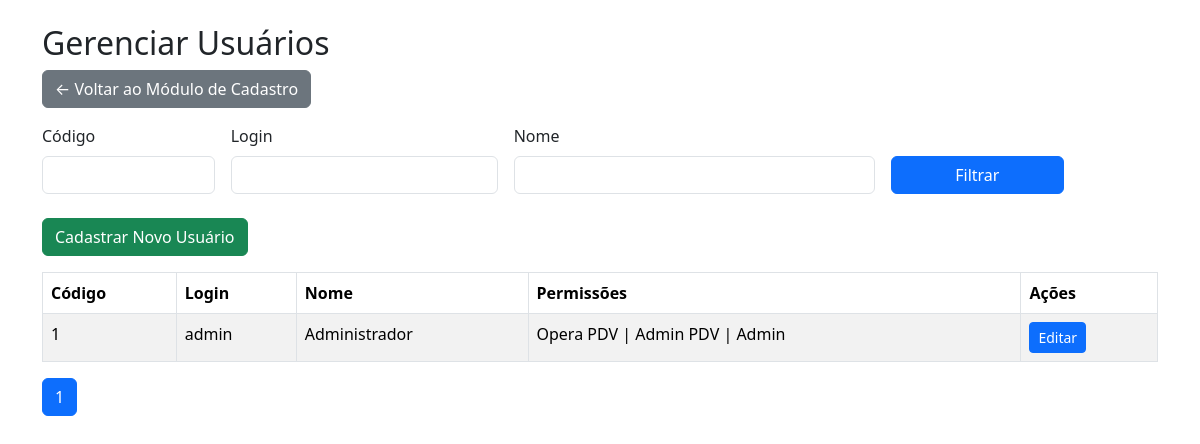
The app's page /modules/cadastro/usuarios/index.php (signed in) with its own data.
### tables this page shows
CREATE TABLE `usuario` (
  `codigo` int(11) NOT NULL,
  `login` varchar(50) NOT NULL,
  `senha` varchar(255) NOT NULL,
  `nome` varchar(100) NOT NULL,
  `opera_pdv` tinyint(1) DEFAULT 0,
  `admin_pdv` tinyint(1) DEFAULT 0,
  `admin` tinyint(1) DEFAULT 0
);

### public/modules/cadastro/usuarios/index.php (the view, shortened to what this page needs)
<?php
include __DIR__ . "/../../../config/db.php";
$filtroCodigo = $_GET['codigo'] ?? '';
$filtroLogin = $_GET['login'] ?? '';
$filtroNome = $_GET['nome'] ?? '';
$pagina = isset($_GET['pagina']) ? (int)$_GET['pagina'] : 1;
$limite = 20;
$offset = ($pagina - 1) * $limite;
$sqlBase = "FROM usuario u WHERE 1=1";
$params = [];
$stmt = $pdo->prepare("SELECT COUNT(*) ".$sqlBase);
$stmt->execute($params);
$totalRegistros = $stmt->fetchColumn();
$totalPaginas = ceil($totalRegistros / $limite);
$sql = "SELECT u.* ".$sqlBase." ORDER BY u.nome LIMIT :limite OFFSET :offset";
$stmt = $pdo->prepare($sql);
$stmt->bindValue(':limite', $limite, PDO::PARAM_INT);
$stmt->bindValue(':offset', $offset, PDO::PARAM_INT);
$stmt->execute();
$usuarios = $stmt->fetchAll(PDO::FETCH_ASSOC);
?>
<!DOCTYPE html>
<html lang="pt-br">
<head>
    <link href="/bootstrap-5.1.3-dist/css/bootstrap.min.css" rel="stylesheet">
</head>
<body>
<div class="container mt-4">
    <h2>Gerenciar Usuários</h2>
    <a href="../index.php" class="btn btn-secondary mb-3">← Voltar ao Módulo de Cadastro</a>
    <form method="GET" class="row g-3 mb-4">
        <div class="col-md-2">
            <label class="form-label">Código</label>
            <input type="text" name="codigo" value="<?= htmlspecialchars($filtroCodigo) ?>" class="form-control">
        </div>
        <div class="col-md-3">
            <label class="form-label">Login</label>
            <input type="text" name="login" value="<?= htmlspecialchars($filtroLogin) ?>" class="form-control">
        </div>
        <div class="col-md-4">
            <label class="form-label">Nome</label>
            <input type="text" name="nome" value="<?= htmlspecialchars($filtroNome) ?>" class="form-control">
        </div>
        <div class="col-md-2 d-flex align-items-end">
            <button type="submit" class="btn btn-primary w-100">Filtrar</button>
        </div>
    </form>
    <button class="btn btn-success mb-3" data-bs-toggle="modal" data-bs-target="#modalAdd">Cadastrar Novo Usuário</button>
    <table class="table table-bordered table-striped">
        <thead>
            <tr>
                <th>Código</th>
                <th>Login</th>
                <th>Nome</th>
                <th>Permissões</th>
                <th>Ações</th>
            </tr>
        </thead>
        <tbody>
            <?php if ($usuarios): ?>
                <?php foreach ($usuarios as $u): ?>
                <tr>
                    <td><?= $u['codigo'] ?></td>
                    <td><?= $u['login'] ?></td>
                    <td><?= $u['nome'] ?></td>
                    <td>
                        <?= $u['opera_pdv'] ? 'Opera PDV | ' : '' ?>
                        <?= $u['admin_pdv'] ? 'Admin PDV | ' : '' ?>
                        <?= $u['admin'] ? 'Admin' : '' ?>
                    </td>
                    <td>
                        <button class="btn btn-sm btn-primary" data-bs-toggle="modal" data-bs-target="#modalEdit" data-id="<?= $u['codigo'] ?>">Editar</button>
                    </td>
                </tr>
                <?php endforeach; ?>
            <?php else: ?>
                <tr><td colspan="5" class="text-center">Nenhum usuário encontrado.</td></tr>
            <?php endif; ?>
        </tbody>
    </table>
    <nav>
        <ul class="pagination">
            <?php for ($i=1; $i <= $totalPaginas; $i++): ?>
                <li class="page-item <?= $i == $pagina ? 'active' : '' ?>">
                    <a class="page-link" href="?<?= http_build_query(array_merge($_GET, ['pagina'=>$i])) ?>"><?= $i ?></a>
                </li>
            <?php endfor; ?>
        </ul>
    </nav>
</div>
</body>
</html>

### records on screen
usuario: codigo "1", login "admin", nome "Administrador", opera_pdv "Opera PDV |", admin_pdv "Admin PDV |", admin "Admin"
